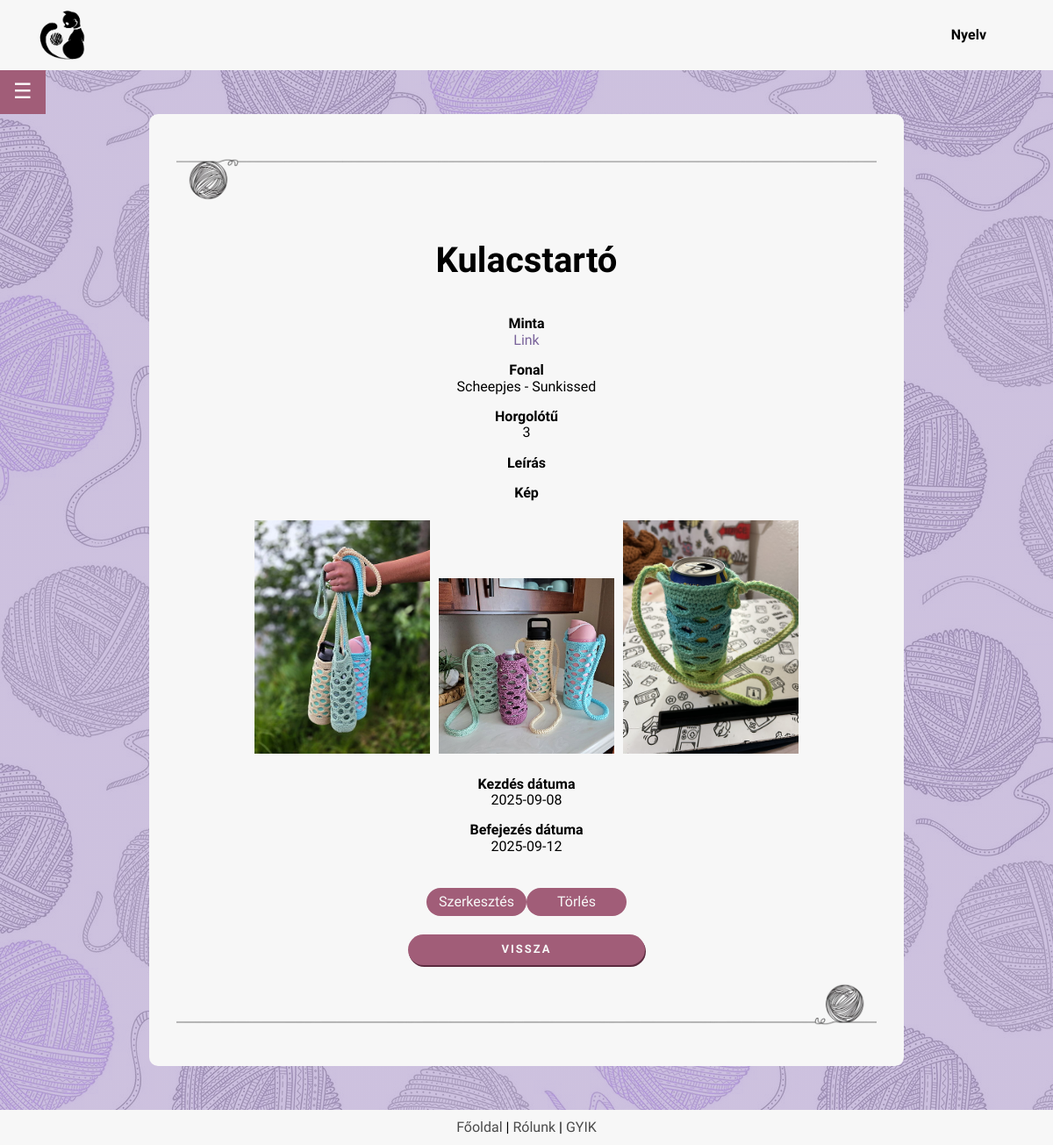
/project_page.php?id=98 (signed in), run on the app's committed database.
### tables this page shows
CREATE TABLE IF NOT EXISTS `projects` (
  `uid` int NOT NULL,
  `id` int NOT NULL AUTO_INCREMENT,
  `name` varchar(255) NOT NULL,
  `pattern` varchar(1000) DEFAULT NULL,
  `yarn` varchar(255) DEFAULT NULL,
  `hook` decimal(10,0) DEFAULT NULL,
  `description` varchar(2000) DEFAULT NULL,
  `image` varchar(255) DEFAULT NULL,
  `start` date DEFAULT NULL,
  `finish` date DEFAULT NULL,
  PRIMARY KEY (`id`),
  KEY `Userid` (`uid`)
);

CREATE TABLE IF NOT EXISTS `yarns` (
  `id` int NOT NULL AUTO_INCREMENT,
  `brand` set('Drops','Alize','DMC','Kartopu','Nako','Wolans','Yarnart','Himalaya','Schachenmayr','Scheepjes','Lana Grossa','Vlna-Hep','Gründl','Red Heart','Malabrigo','Lion Brand','Bernat','Adriafil','Berroco','Blue Sky Fibers','Caron','Cascade','Debbie Bliss','Deramores','Dream in Color','Ella Rae','Hayfield','Hoooked','James C. Brett','Juniper Moon Farm','King Cole','Knit Collage','Koigu','Lang Yarns','Lopi','McIntosh','MillaMia','Noro','Paintbox','Patons','Plymouth','Sirdar','Snuggly',' Stylecraft','Tahki','The Yarn Collective','Trendsetter','Universal','Valley','Viking Of Norway','West Yorkshire Spinners','Willow and Lark','Wool and the Gang','Yarn and Colors','Hobbii Yarn','Yarnspirations','KnitPicks','Darn Good Yarn','We Are Knitters','Gorgeous Alpacas','Papillon','Gombolyda','Urth','FibraNatura') DEFAULT NULL,
  `variety` varchar(255) NOT NULL,
  PRIMARY KEY (`id`)
);

### backend/lang.php (called while the page is built, shortened)
<?php
    function lang($str) {
        return $str;
    }
?>

### project_page.php (the view, shortened to what this page needs)
<?php
require $_SERVER['DOCUMENT_ROOT'] . '/project/backend/config.php';
require $_SERVER['DOCUMENT_ROOT'] . '/project/backend/lang.php';
$project_id = $_GET['id'];
$stmt = $conn->prepare("SELECT p.id, p.name, p.pattern, p.hook, p.description, p.image, p.start, p.finish, y.brand, y.variety FROM projects p LEFT JOIN yarns y ON p.yarn = y.id WHERE p.id = ? AND p.uid = ?");
$stmt->bind_param("ii", $project_id, $_SESSION['uid']);
$stmt->execute();
$result = $stmt->get_result();
$minta = lang('Minta');
$fonal = lang('Fonal');
$horgolotu = lang('Horgolótű');
$leiras = lang('Leírás');
$kep = lang('Kép');
$kezdes = lang('Kezdés dátuma');
$befejezes = lang('Befejezés dátuma');
$torles = lang('Törlés');
$szerkesztes = lang('Szerkesztés');
?>
<!DOCTYPE html>
<head>
    <?php
    include $_SERVER['DOCUMENT_ROOT'] . '/project/frontend/header.php';
    ?>
</head>
<body>
    <div class="page_container">
        <main class="page_content">
            <div class="main_body">
                <?php
                include $_SERVER['DOCUMENT_ROOT'] . '/project/frontend/sidebar.php';
                ?>
                <div class="main_container">
                    <img src="/project/images/yarn2.png" class="image-center">
                    <?php
                    if ($result->num_rows > 0) {
                        while ($row = $result->fetch_assoc()) {
                            echo "<div>";
                            echo "<p style='font-size:2.5em'><b>{$row['name']}</b></p>";
                            echo "<p><b>$minta</b><br><a href='{$row['pattern']}' style='text-decoration:none; color:rgb(122, 100, 155); margin-bottom:15px;' target='_blank'>Link</a></p>";
                            echo "<p style='margin-bottom:15px;'><b>$fonal</b><br>";
                            if (!empty($row['brand']) && !empty($row['variety'])) {
                                echo "{$row['brand']} - {$row['variety']}";
                            } else {
                                echo lang('Nincs megadva fonal.');
                            }
                            echo "</p>";
                            echo "<p><b>$horgolotu</b><br>{$row['hook']}</p>";
                            echo "<p style='text-align: center; '>";
                            echo "<b>$leiras</b>";
                            echo "<br>";
                            echo "</p>";
                            echo "<p><b>$kep</b></p>";
                            if (!empty($row['image'])) {
                                $image_paths = explode(',', $row['image']);
                                foreach ($image_paths as $image_path) {
                                    $image_path = trim($image_path);
                                    if (!empty($image_path)) {
                                        echo "<img src='{$image_path}' alt='Project image' style='max-width: 200px; height: auto; margin: 5px;'>";
                                    }
                                }
                            } else {
                                echo "<p>Nincs kép feltöltve.</p>";
                            }
                            echo "<p><b>$kezdes</b><br>{$row['start']}</p>";
                            echo "<p><b>$befejezes</b><br>{$row['finish']}</p>";
                            echo "<br>";
                            echo "<a href='/project/edit_project.php?id={$row['id']}' class='link'>$szerkesztes</a>";
                            echo "<a href='/project/backend/delete_project.php?id={$row['id']}' class='link' onclick='return confirmDelete();'>$torles</a>";
                            echo "</div>";
                        }
                    } else {
                        echo "<div style='border: 1px solid rgb(90, 90, 90) text-align=center;'><p colspan='6'>Nincs elérhető adat!</p></div>";
                    }
                    ?>
                    <br>
                    <a href="/project/my_projects.php" class="button-link">
                        <?= lang('Vissza') ?>
                    </a>
                    <img src="/project/images/yarn2flipped.png" class="image-center">
                </div>
            </div>
        </main>
    </div>
    <?php
    include $_SERVER['DOCUMENT_ROOT'] . '/project/frontend/footer.php';
    ?>
</body>
</html>

### frontend/style.css (style rules this page uses)
body { font-family: 'League Spartan'; background-image: linear-gradient( rgba(184, 167, 209, 0.7), rgba(184, 167, 209, 0.7) ), url(../images/background.png); min-height: 100vh; display:flex; flex-direction:column; }
.main_body { display: flex; justify-content: center; min-width: 40%; align-items: flex-start; gap: 20px; }
.main_container, .main_container_home { background-color: rgb(247, 247, 247); border: none; border-radius: 10px; margin: 100px 0 0 0; text-align: center; width: 800px; padding: 30px 30px 40px 30px; }
.page_container { position: relative; min-height: 95vh; flex-grow: 1; }
.page_content { padding-bottom: 50px; }
@media (max-width: 1200px) { .main_body { margin-top: 100px; } }
@media (max-width: 1200px) { .main_container, .main_container_home { margin: 30px 0 0 0; width: 800px; } }
.image-center { margin-top: 20px; margin-left: auto; margin-right: auto; height: 50px; }
.button, .button_inverse, .button-search, .button-link { font-size: small; font-weight: 600; text-transform: uppercase; letter-spacing: 2px; border: none; border-radius: 20px; font-family: 'League Spartan'; text-decoration: none; padding: 10px; }
.button, .button-link { background-color: #a15d78; color: rgb(247, 247, 247); box-shadow: 1px 2px #5c2b3f; width: 270px; }
.button-link { display: inline-block; width: 250px; }
.link { display: inline-block; color: rgb(247, 247, 247); text-decoration: none; background-color: #a15d78; padding: 7px; border-radius: 30px; margin: 3px 0; width: 100px; }
:root { --sac: 'Monoton', cursive; --comf: 'Comfortaa', cursive; --dark: #1c1c1c; --light: rgb(247, 247, 247); --lilac: rgb(121, 105, 146); }

### data on the page
projects: name "Kulacstartó", yarns.brand "Scheepjes", yarns.variety "Sunkissed", hook "3", image (picture), start "2025-09-08", finish "2025-09-12"

### other printed values
lang('Nyelv') "Nyelv"
lang('Vissza') "VISSZA"
lang('Főoldal') "Főoldal"
lang('Rólunk') "Rólunk"
lang('GYIK') "GYIK"
